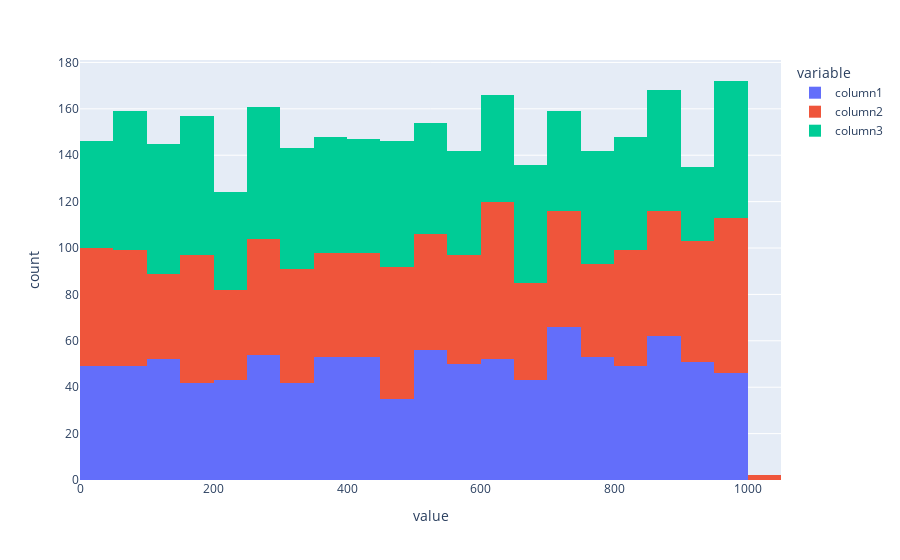

The notebook cell saved with this chart:
### Code cell
#Далее построить гистаграмму распределения этих трех колонок

fig = px.histogram(df)
fig.show()

### Figure 1 — Plotly figure (JSON) as saved in the notebook; plotly's stock layout.template omitted (floating-point values rounded to 4 significant figures; data arrays with more than 128 entries replaced by an {"elided": "..."} marker saying what was removed)
{"data": [{"alignmentgroup": "True", "bingroup": "x", "hovertemplate": "variable=column1<br>value=%{x}<br>count=%{y}<extra></extra>", "legendgroup": "column1", "marker": {"color": "#636efa"}, "name": "column1", "offsetgroup": "column1", "orientation": "v", "showlegend": true, "type": "histogram", "x": {"elided": "1000 int values"}, "xaxis": "x", "yaxis": "y"}, {"alignmentgroup": "True", "bingroup": "x", "hovertemplate": "variable=column2<br>value=%{x}<br>count=%{y}<extra></extra>", "legendgroup": "column2", "marker": {"color": "#EF553B"}, "name": "column2", "offsetgroup": "column2", "orientation": "v", "showlegend": true, "type": "histogram", "x": {"elided": "1000 int values"}, "xaxis": "x", "yaxis": "y"}, {"alignmentgroup": "True", "bingroup": "x", "hovertemplate": "variable=column3<br>value=%{x}<br>count=%{y}<extra></extra>", "legendgroup": "column3", "marker": {"color": "#00cc96"}, "name": "column3", "offsetgroup": "column3", "orientation": "v", "showlegend": true, "type": "histogram", "x": {"elided": "1000 int values"}, "xaxis": "x", "yaxis": "y"}], "layout": {"barmode": "relative", "legend": {"title": {"text": "variable"}, "tracegroupgap": 0}, "margin": {"t": 60}, "xaxis": {"anchor": "y", "domain": [0, 1], "title": {"text": "value"}}, "yaxis": {"anchor": "x", "domain": [0, 1], "title": {"text": "count"}}}}
